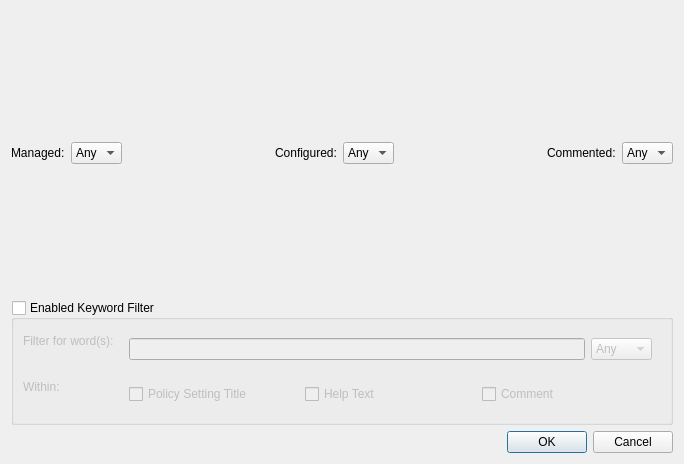
<?xml version="1.0" encoding="UTF-8"?>
<ui version="4.0">
 <class>TemplateFilterDialog</class>
 <widget class="QDialog" name="TemplateFilterDialog">
  <property name="geometry">
   <rect>
    <x>0</x>
    <y>0</y>
    <width>684</width>
    <height>464</height>
   </rect>
  </property>
  <property name="windowTitle">
   <string>Filter Options</string>
  </property>
  <layout class="QVBoxLayout" name="verticalLayout_2">
   <item>
    <layout class="QVBoxLayout" name="verticalLayout">
     <item>
      <spacer name="verticalSpacer_2">
       <property name="orientation">
        <enum>Qt::Vertical</enum>
       </property>
       <property name="sizeHint" stdset="0">
        <size>
         <width>20</width>
         <height>40</height>
        </size>
       </property>
      </spacer>
     </item>
     <item>
      <layout class="QHBoxLayout" name="horizontalLayout_3">
       <item>
        <widget class="QLabel" name="label">
         <property name="text">
          <string>Managed:</string>
         </property>
        </widget>
       </item>
       <item>
        <widget class="QComboBox" name="managedCombo">
         <item>
          <property name="text">
           <string>Any</string>
          </property>
         </item>
         <item>
          <property name="text">
           <string>Yes</string>
          </property>
         </item>
         <item>
          <property name="text">
           <string>No</string>
          </property>
         </item>
        </widget>
       </item>
       <item>
        <spacer name="horizontalSpacer">
         <property name="orientation">
          <enum>Qt::Horizontal</enum>
         </property>
         <property name="sizeHint" stdset="0">
          <size>
           <width>40</width>
           <height>20</height>
          </size>
         </property>
        </spacer>
       </item>
       <item>
        <widget class="QLabel" name="label_2">
         <property name="text">
          <string>Configured:</string>
         </property>
        </widget>
       </item>
       <item>
        <widget class="QComboBox" name="configuredCombo">
         <item>
          <property name="text">
           <string>Any</string>
          </property>
         </item>
         <item>
          <property name="text">
           <string>Yes</string>
          </property>
         </item>
         <item>
          <property name="text">
           <string>No</string>
          </property>
         </item>
        </widget>
       </item>
       <item>
        <spacer name="horizontalSpacer_2">
         <property name="orientation">
          <enum>Qt::Horizontal</enum>
         </property>
         <property name="sizeHint" stdset="0">
          <size>
           <width>40</width>
           <height>20</height>
          </size>
         </property>
        </spacer>
       </item>
       <item>
        <widget class="QLabel" name="label_3">
         <property name="text">
          <string>Commented:</string>
         </property>
        </widget>
       </item>
       <item>
        <widget class="QComboBox" name="commentedCombo">
         <item>
          <property name="text">
           <string>Any</string>
          </property>
         </item>
         <item>
          <property name="text">
           <string>Yes</string>
          </property>
         </item>
         <item>
          <property name="text">
           <string>No</string>
          </property>
         </item>
        </widget>
       </item>
      </layout>
     </item>
     <item>
      <spacer name="verticalSpacer">
       <property name="orientation">
        <enum>Qt::Vertical</enum>
       </property>
       <property name="sizeHint" stdset="0">
        <size>
         <width>20</width>
         <height>40</height>
        </size>
       </property>
      </spacer>
     </item>
     <item>
      <widget class="QGroupBox" name="keywordGroupBox">
       <property name="title">
        <string>Enabled Keyword Filter</string>
       </property>
       <property name="checkable">
        <bool>true</bool>
       </property>
       <property name="checked">
        <bool>false</bool>
       </property>
       <layout class="QFormLayout" name="formLayout">
        <item row="0" column="0">
         <widget class="QLabel" name="filterForWordSLabel">
          <property name="text">
           <string>Filter for word(s):</string>
          </property>
         </widget>
        </item>
        <item row="0" column="1">
         <widget class="QWidget" name="filterForWordSWidget" native="true">
          <layout class="QHBoxLayout" name="horizontalLayout_2">
           <item>
            <widget class="QLineEdit" name="keywordEdit"/>
           </item>
           <item>
            <widget class="QComboBox" name="keywordCombo">
             <item>
              <property name="text">
               <string>Any</string>
              </property>
             </item>
             <item>
              <property name="text">
               <string>Exact</string>
              </property>
             </item>
             <item>
              <property name="text">
               <string>All</string>
              </property>
             </item>
            </widget>
           </item>
          </layout>
         </widget>
        </item>
        <item row="1" column="0">
         <widget class="QLabel" name="withinLabel">
          <property name="text">
           <string>Within:</string>
          </property>
         </widget>
        </item>
        <item row="1" column="1">
         <widget class="QWidget" name="withinWidget" native="true">
          <layout class="QHBoxLayout" name="horizontalLayout">
           <item>
            <widget class="QCheckBox" name="titleCheck">
             <property name="text">
              <string>Policy Setting Title</string>
             </property>
            </widget>
           </item>
           <item>
            <widget class="QCheckBox" name="helpCheck">
             <property name="text">
              <string>Help Text</string>
             </property>
            </widget>
           </item>
           <item>
            <widget class="QCheckBox" name="commentCheck">
             <property name="text">
              <string>Comment</string>
             </property>
            </widget>
           </item>
          </layout>
         </widget>
        </item>
       </layout>
      </widget>
     </item>
     <item>
      <widget class="QDialogButtonBox" name="buttonBox">
       <property name="orientation">
        <enum>Qt::Horizontal</enum>
       </property>
       <property name="standardButtons">
        <set>QDialogButtonBox::Cancel|QDialogButtonBox::Ok</set>
       </property>
       <property name="centerButtons">
        <bool>false</bool>
       </property>
      </widget>
     </item>
    </layout>
   </item>
  </layout>
 </widget>
 <resources/>
 <connections>
  <connection>
   <sender>buttonBox</sender>
   <signal>accepted()</signal>
   <receiver>TemplateFilterDialog</receiver>
   <slot>accept()</slot>
   <hints>
    <hint type="sourcelabel">
     <x>248</x>
     <y>254</y>
    </hint>
    <hint type="destinationlabel">
     <x>157</x>
     <y>274</y>
    </hint>
   </hints>
  </connection>
  <connection>
   <sender>buttonBox</sender>
   <signal>rejected()</signal>
   <receiver>TemplateFilterDialog</receiver>
   <slot>reject()</slot>
   <hints>
    <hint type="sourcelabel">
     <x>316</x>
     <y>260</y>
    </hint>
    <hint type="destinationlabel">
     <x>286</x>
     <y>274</y>
    </hint>
   </hints>
  </connection>
 </connections>
</ui>
